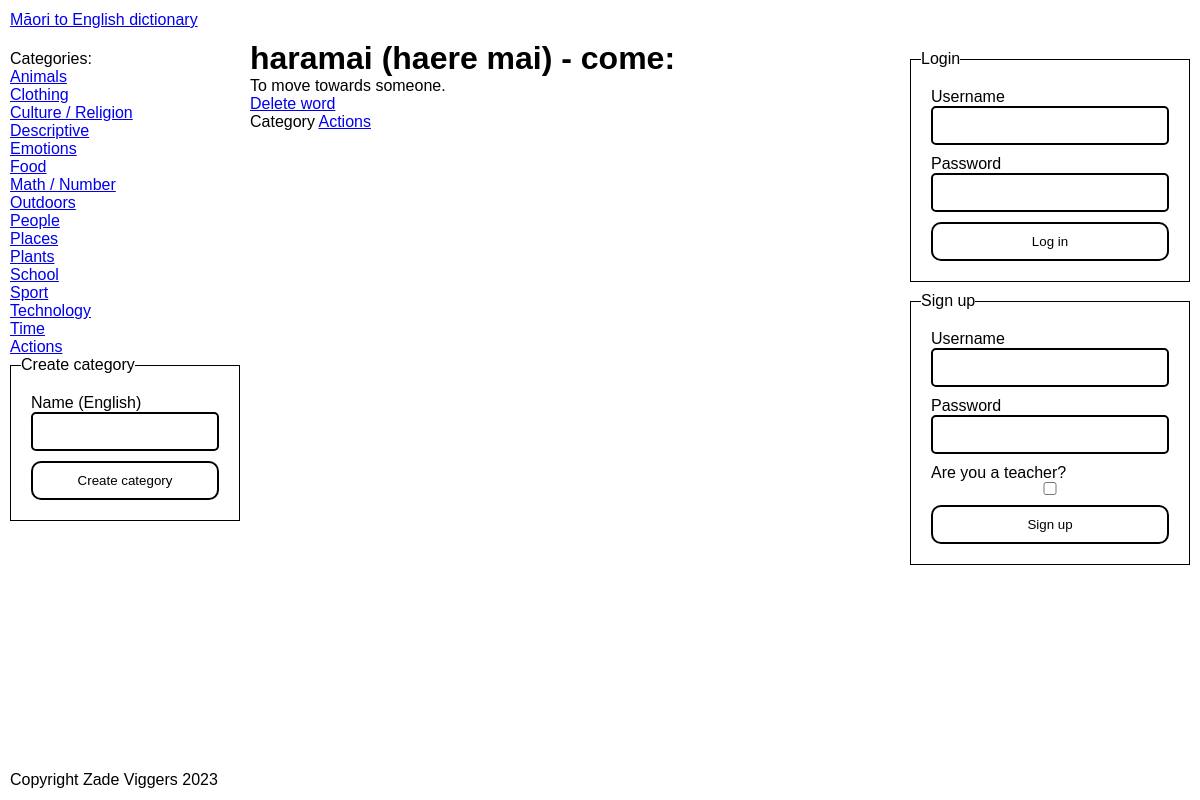
Page /words/2 on the committed database.
### tables this page shows
CREATE TABLE "Categories" (
	"ID"	INTEGER NOT NULL UNIQUE,
	"EnglishName"	TEXT NOT NULL,
	PRIMARY KEY("ID" AUTOINCREMENT)
) STRICT;

CREATE TABLE "Words" (
	"ID"	INTEGER NOT NULL UNIQUE,
	"MaoriSpelling"	TEXT NOT NULL,
	"EnglishSpelling"	TEXT NOT NULL,
	"EnglishDefinition"	TEXT NOT NULL,
	"YearLevelFirstEncountered"	INTEGER NOT NULL,
	"ImageID"	INTEGER,
	"CreatedBy"	INTEGER NOT NULL,
	"CreatedAt"	INTEGER NOT NULL,
	"LastModifiedBy"	INTEGER,
	"LastModifiedAt"	INTEGER,
	"CategoryID"	INTEGER NOT NULL,
	PRIMARY KEY("ID" AUTOINCREMENT),
	FOREIGN KEY("CategoryID") REFERENCES "Categories"("ID"),
	FOREIGN KEY("CreatedBy") REFERENCES "Users"("ID"),
	FOREIGN KEY("ImageID") REFERENCES "Images"("ID"),
	FOREIGN KEY("LastModifiedAt") REFERENCES "Users"("ID")
) STRICT;

### app.py (the view)
@server.route("/words/<id>", methods=["GET"])
def word_page(id):
    word_query = "SELECT * FROM Words WHERE ID = ?"
    g.cursor.execute(word_query, [id])
    word = g.cursor.fetchone()
    if word == None:
        abort(404)
    category_query = "SELECT * FROM Categories WHERE ID = ?"
    g.cursor.execute(category_query, [word["CategoryID"]])
    category = g.cursor.fetchone()
    return render_template("pages/specific_word.jinja", category=category, word=word)

### app.py (called while the page is built, shortened)
def db_dict_factory(cursor, row):
    d = {}
    for idx, col in enumerate(cursor.description):
        d[col[0]] = row[idx]
    return d

def get_db() -> sqlite3.Connection:
    db_connection = sqlite3.connect("dictionary.db")
    db_connection.row_factory = db_dict_factory
    return db_connection

def get_user():
    return False

@server.before_request
def before_request():
    g.db = get_db()
    g.cursor = g.db.cursor()
    g.user = get_user()
    categories_query = "SELECT ID, EnglishName from Categories"
    g.cursor.execute(categories_query)
    categories = g.cursor.fetchall()
    g.categories = categories

@server.teardown_request
def teardown_request(error):
    g.db.close()

@server.context_processor
def context_processor():
    return {"categories": g.categories, "user": g.user}

### templates/pages/specific_word.jinja
{% extends "base.jinja" %}
{% set title = word.MaoriSpelling + " - " + word.EnglishSpelling %}
{% block main %}
    <h1>{{ word.MaoriSpelling }} - {{ word.EnglishSpelling }}:</h1>
    <p>{{ word.EnglishDefinition }}</p>
    <a data-confirm href="{{ url_for('delete_word_action', id=word.ID) }}">Delete word</a>
    <p>
        Category <a href="{{ url_for('category_page', id=category.ID) }}">{{ category.EnglishName }}</a>
    </p>
{% endblock main %}

### templates/base.jinja (shortened to what this page needs)
{% import 'components.jinja' as components with context %}
<!DOCTYPE html>
<html lang="en">
    <head>
        <link href="{{ url_for('static', filename='style.css') }}" rel="stylesheet" />
    </head>
    <body>
        <header>
            <a href="{{ url_for('home_page') }}" id="site-title">Māori to English dictionary</a>
        </header>
        <section id="categories-container">
            <nav id="categories">
                Categories:
                <ul>
                    {% for category in categories %}
                        <li>
                            <a href="{{ url_for('category_page', id=category.ID) }}">{{ category.EnglishName }}</a>
                        </li>
                    {% endfor %}
                </ul>
                <section class="admin-edit-section">
                    <fieldset form="add-categoru">
                        <legend>Create category</legend>
                        <form action="{{ url_for('create_category_action') }}"
                              id="add-category"
                              method="POST">
                            {{ components.TextField("english-name", "Name (English)") }}
                            <button type="submit">Create category</button>
                        </form>
                    </fieldset>
                </section>
            </nav>
        </section>
        <main id="content">
            {% block main %}
            {% endblock main %}
        </main>
        <section id="auth-container">
            <div id="auth">
                {% if user == false %}
                    <fieldset form="login">
                        <legend>Login</legend>
                        <form action="{{ url_for('handle_log_in') }}" id="login" method="post">
                            {{ components.TextField("log-in-username", "Username") }}
                            {{ components.TextField("log-in-password", "Password", type="password") }}
                            <button type="submit">Log in</button>
                        </form>
                    </fieldset>
                    <fieldset form="sign-up">
                        <legend>Sign up</legend>
                        <form action="{{ url_for('handle_sign_up') }}" id="sign-up" method="post">
                            {{ components.TextField("sign-up-username", "Username") }}
                            {{ components.TextField("sign-up-password", "Password", type="password") }}
                            <label for="is-teacher">
                                Are you a teacher?
                                <input type="checkbox" name="is-teacher" id="is-teacher" />
                            </label>
                            <button type="submit">Sign up</button>
                        </form>
                    </fieldset>
                {% else %}
                    <span>Logged in as {{ user.username }}.</span>
                    <a href="{{ url_for('handle_log_out') }}">Logout</a>
                {% endif %}
            </div>
        </section>
        <footer>
            <p>Copyright Zade Viggers 2023</p>
        </footer>
    </body>
</html>

### static/style.css (style rules this page uses)
* { box-sizing: border-box; margin: 0; padding: 0; border: 0; font-family: sans-serif; }
:root { --navbar-height: 40px; --footer-height: 40px; --categories-width: 250px; --auth-width: 300px; --footer-x-padding: 10px; --header-x-padding: 10px; --categories-padding: 10px; --auth-padding: 10px; color-scheme: light; --accent: red; --accent-contrast: black; }
html, body { background-color: white; color: black; }
body { display: grid; min-height: 100vh; grid-template-columns: auto; grid-template-rows: var(--navbar-height) 1fr auto auto var(--footer-height); grid-template-areas: "header" "main" "categories" "auth" "footer"; }
#categories-container { grid-area: categories; }
#categories { padding: var(--categories-padding); }
#categories ul { list-style-type: none; }
#auth-container { grid-area: auth; }
#auth { padding: var(--auth-padding); display: flex; flex-direction: column; gap: var(--auth-padding); }
@media screen and (min-width: 800px) { body { grid-template-columns: var(--categories-width) auto var(--auth-width); grid-template-rows: var(--navbar-height) auto var(--footer-height); grid-template-areas: "header header header" "categories main auth" "footer footer footer"; } }
@media screen and (min-width: 800px) { #categories { position: sticky; top: 0; } }
@media screen and (min-width: 800px) { #auth { position: sticky; top: 0; } }
header { grid-area: header; grid-column: 1/-1; display: flex; align-items: center; padding-left: var(--header-x-padding); padding-right: var(--header-x-padding); }
main { grid-area: main; }
footer { grid-area: footer; grid-column: 1/-1; display: flex; align-items: center; padding-left: var(--footer-x-padding); padding-right: var(--footer-x-padding); }
.admin-edit-section { width: fit-content; }
fieldset { border: 1px solid black; }
form, fieldset { display: flex; flex-direction: column; padding: 10px; gap: 10px; }
label { display: flex; flex-direction: column; }
form :is(button, input, select, textarea) { padding: 10px; padding-left: 15px; padding-right: 15px; display: block; border-radius: 5px; width: 100%; background-color: white; }
form :is(button, .input-wrapper, select, textarea) { border: 2px solid black; border-radius: 5px; width: 100%; color: black; }
label { color: black; }
form :is(button, select, textarea):focus, form .input-wrapper:focus-within { border-color: var(--accent); outline: none; }
form input { padding: 10px; }
form button[type="submit"] { padding: 10px; padding-left: 15px; padding-right: 15px; border-radius: 10px; }
form label:has(input[type="checkbox"]) { color: black; }

### rows in the picture
Categories: EnglishName "Animals"
Categories: EnglishName "Clothing"
Categories: EnglishName "Culture / Religion"
Categories: EnglishName "Descriptive"
Categories: EnglishName "Emotions"
Categories: EnglishName "Food"
Categories: EnglishName "Math / Number"
Categories: EnglishName "Outdoors"
Categories: EnglishName "People"
Categories: EnglishName "Places"
Categories: EnglishName "Plants"
Categories: EnglishName "School"
Categories: EnglishName "Sport"
Categories: EnglishName "Technology"
Categories: EnglishName "Time"
Categories: EnglishName "Actions"
Words: MaoriSpelling "haramai (haere mai)", EnglishSpelling "come", EnglishDefinition "To move towards someone."

### other values in the picture
{{ label }} "Name (English) Username Password Username Password"
